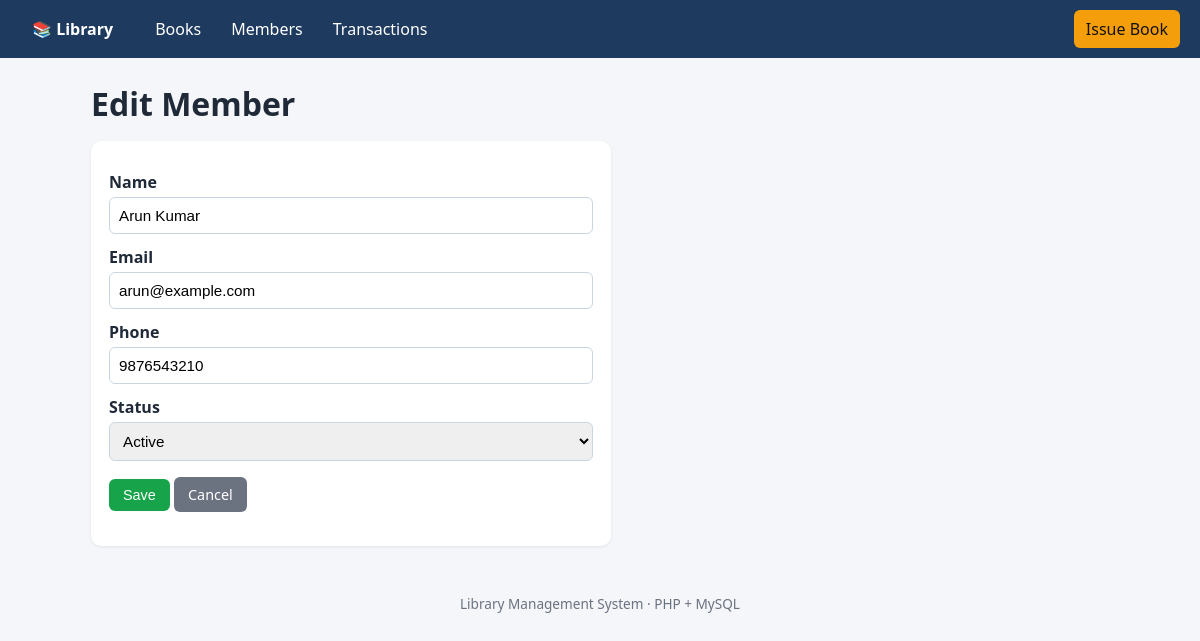
Page /members/form.php?id=1 on the committed database.
### tables this page shows
CREATE TABLE IF NOT EXISTS members (
  id        INT AUTO_INCREMENT PRIMARY KEY,
  name      VARCHAR(120) NOT NULL,
  email     VARCHAR(150) NOT NULL,
  phone     VARCHAR(20)  DEFAULT NULL,
  status    ENUM('active','inactive') NOT NULL DEFAULT 'active',
  joined_at TIMESTAMP DEFAULT CURRENT_TIMESTAMP,
  UNIQUE KEY uq_members_email (email)
);

### includes/functions.php (called while the page is built, shortened)
<?php
function e($v): string { return htmlspecialchars((string)$v, ENT_QUOTES, 'UTF-8'); }

### members/form.php (the view, shortened to what this page needs)
<?php
require __DIR__ . '/../includes/header.php';
$id = (int)($_GET['id'] ?? $_POST['id'] ?? 0);
$member = ['name' => '', 'email' => '', 'phone' => '', 'status' => 'active'];
if ($id) {
    $s = $pdo->prepare('SELECT * FROM members WHERE id=?');
    $s->execute([$id]);
    $member = $s->fetch();
}
?>
<h1><?= $id ? 'Edit Member' : 'Add Member' ?></h1>
<form method="post" class="card form">
  <label>Name</label><input name="name" value="<?= e($member['name']) ?>" required>
  <label>Email</label><input type="email" name="email" value="<?= e($member['email']) ?>" required>
  <label>Phone</label><input name="phone" value="<?= e($member['phone']) ?>">
  <label>Status</label>
  <select name="status">
    <option value="active" <?= $member['status'] === 'active' ? 'selected' : '' ?>>Active</option>
  </select>
  <p><button class="btn green">Save</button> <a class="btn gray" href="index.php">Cancel</a></p>
</form>
<?php require __DIR__ . '/../includes/footer.php'; ?>

### assets/style.css (style rules this page uses)
* { box-sizing:border-box }
body { margin:0;font-family:system-ui,Segoe UI,Roboto,sans-serif;background:#f4f6f9;color:#1f2937 }
h1 { margin:0 0 16px }
.card { background:#fff;border-radius:10px;padding:18px;box-shadow:0 1px 3px rgba(0,0,0,.08);margin-bottom:20px }
.btn { display:inline-block;border:0;border-radius:6px;padding:8px 14px;background:#2563eb;color:#fff;text-decoration:none;cursor:pointer;font-size:.9rem }
.btn.green { background:#16a34a }
.btn.gray { background:#6b7280 }
input,select { padding:9px;border:1px solid #cbd5e1;border-radius:6px;font-size:.95rem;width:100% }
label { display:block;margin:12px 0 4px;font-weight:600 }
.form { max-width:520px }

### rows in the picture
members: name "Arun Kumar", email "arun@example.com", phone "9876543210", status "Active"
